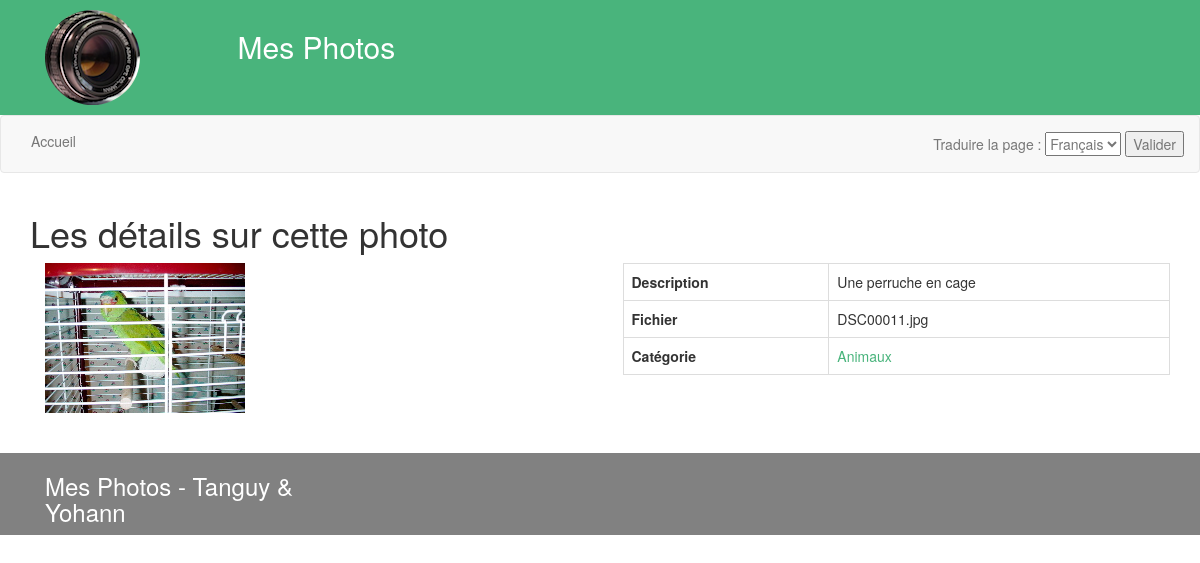
Screenshot of /index.php?page=photo&id=1 with the database file from the repository.
### tables this page shows
CREATE TABLE IF NOT EXISTS `Photo` (
  `photoId` int(11) NOT NULL,
  `nomFich` varchar(250) NOT NULL,
  `description` varchar(250) NOT NULL,
  `catId` int(11) NOT NULL
);

CREATE TABLE IF NOT EXISTS `Categorie` (
  `catId` int(11) NOT NULL,
  `nomCat` varchar(250) NOT NULL
);

### controllers/c_photo.php (called while the page is built)
<?php
    require_once(PATH_MODELS.'PhotoDAO.php');
    require_once(PATH_MODELS.'CategorieDAO.php');
    $pho = new PhotoDAO(null);
    $cat = new CategorieDAO(null);
    if(isset($_GET['id']))
    {
        $photo = $pho->getPhotoFromId($_GET['id']);
        if($photo == false)
        {
            $alert = choixAlert("id_non_trouvee");
        }
        else
        {
            $catName = $cat->getNameFromCatId($photo->getCatId());
        }
    }
    require(PATH_VIEWS.'photo.php');

### index.php (called while the page is built, shortened)
<?php
if(isset($_GET['page']))
{
  $page = htmlspecialchars($_GET['page']);
}
else
	$page='accueil';
require_once(PATH_CONTROLLERS.$page.'.php');
?>

### models/PhotoDAO.php (called while the page is built, shortened)
<?php
require_once(PATH_MODELS."DAO.php");
require_once(PATH_ENTITY . "Photo.php");
class PhotoDAO extends DAO
{
  public function getPhotoFromId($_photoId)
  {
    $sql="select * from Photo where photoId=:photoId";
    $res=$this->queryRow($sql,array('photoId'=>$_photoId));
    return $res ? new Photo($res['photoId'],$res['nomFich'],$res['description'],$res['catId']) : false;
  }
}

### models/Connexion.php (called while the page is built, shortened)
<?php
class Connexion
{
  private $_bdd = null;
  private static $_instance = null;
  private function __construct ()
  {
	$this->_bdd = new PDO('mysql:host='.BD_HOST.'; dbname='.BD_DBNAME.'; charset=utf8', BD_USER, BD_PWD);
	$this->_bdd->setAttribute(PDO::ATTR_ERRMODE, PDO::ERRMODE_EXCEPTION);
  }
  public static function getInstance()
  {
    if(is_null(self::$_instance))
      self::$_instance = new Connexion();
    return self::$_instance;
  }
  public function getBdd()
  {
    return $this->_bdd;
  }
}

### models/DAO.php (called while the page is built, shortened)
<?php
require_once(PATH_MODELS.'Connexion.php');
abstract class DAO
{
  private $_debug;
  public function __construct($debug)
  {
    $this->_debug = $debug;
  }
 private function _requete($sql, $args = null)
  {
    if ($args == null)
    {
	$pdos = Connexion::getInstance()->getBdd()->query($sql);
    }
    else
    {
	$pdos = Connexion::getInstance()->getBdd()->prepare($sql);
	$pdos->execute($args);
    }
    return $pdos;
  }
  public function queryRow($sql, $args = null)
  {
	try
	{
		$pdos = $this->_requete($sql, $args);
		$res = $pdos->fetch();
	}
	catch(PDOException $e)
	{
	  if($this->_debug)
            die($e->getMessage());
          $this->_erreur = 'query';
	  $res = false;
	}
    return $res;
  }
}

### entities/Photo.php (called while the page is built, shortened)
<?php
class Photo
{
  private $_nomFich = null;
  private $_description = null;
  private $_catId = null;
  public function __construct ($_photoId, $_nomFich, $_description, $_catId)
  {
    $this->_nomFich = $_nomFich;
    $this->_description = $_description;
    $this->_catId = $_catId;
  }
  public function getNomFich()
  {
    return $this->_nomFich;
  }
  public function getDescription()
  {
    return $this->_description;
  }
  public function getCatId()
  {
    return $this->_catId;
  }
}

### models/CategorieDAO.php (called while the page is built, shortened)
<?php
require_once(PATH_MODELS."DAO.php");
class CategorieDAO extends DAO
{
  public function getCatIdFromName($_nomCat)
  {
    $sql="select catId from Categorie where nomCat = :nomCat";
    $res=$this->queryRow($sql,array('nomCat'=>$_nomCat));
    return $res[0];
  }
  public function getNameFromCatId($_catId)
  {
    $sql="select nomCat from Categorie where catId = :catId";
    $res=$this->queryRow($sql,array('catId'=>$_catId));
    return $res[0];
  }
}

### views/v_photo.php (the view, shortened to what this page needs)
<h1><?= TITRE_PAGE_PHOTO ?></h1>
<?php
if(!isset($alert['messageAlert'])) {
    ?>
<div class = 'col-md-6 col-sm-6 col-xs-12'><img src=' <?= PATH_IMAGES. $photo->getNomFich() ?>' alt='<?= $photo->getDescription()?>'></div>
<div class = 'col-md-6 col-sm-6 col-xs-12'>
<table class='table table-bordered'>
   <tr>
    <th><?=DESCRIPTION?></th>
    <td><?=$photo->getDescription()?></td>
   </tr>
   <tr>
    <th><?=FICHIER?></th>
    <td><?=$photo->getNomFich()?></td>
   </tr>
   <tr>
    <th><?=CATEGORIE?></th>
    <td><a href='?categorie=<?=$cat->getCatIdFromName($catName) ?>'><?=$catName?></a></td>
   </tr>
</table>
</div>
<?php
}
?>

### assets/css/css.css (style rules this page uses)
a, a:hover { color: #49B47C; }

### rows the page displays
photo: nomFich (picture), description "Une perruche en cage", nomFich "DSC00011.jpg", catId.nomCat "Animaux"

### other values shown
TITRE "Mes Photos"
MENU_ACCUEIL "Accueil"
CHOIX_LANGUE "Traduire la page :"
TITRE_PAGE_PHOTO "Les détails sur cette photo"
DESCRIPTION "Description"
FICHIER "Fichier"
CATEGORIE "Catégorie"
AUTEUR "Tanguy & Yohann"
form field langue "Français"
